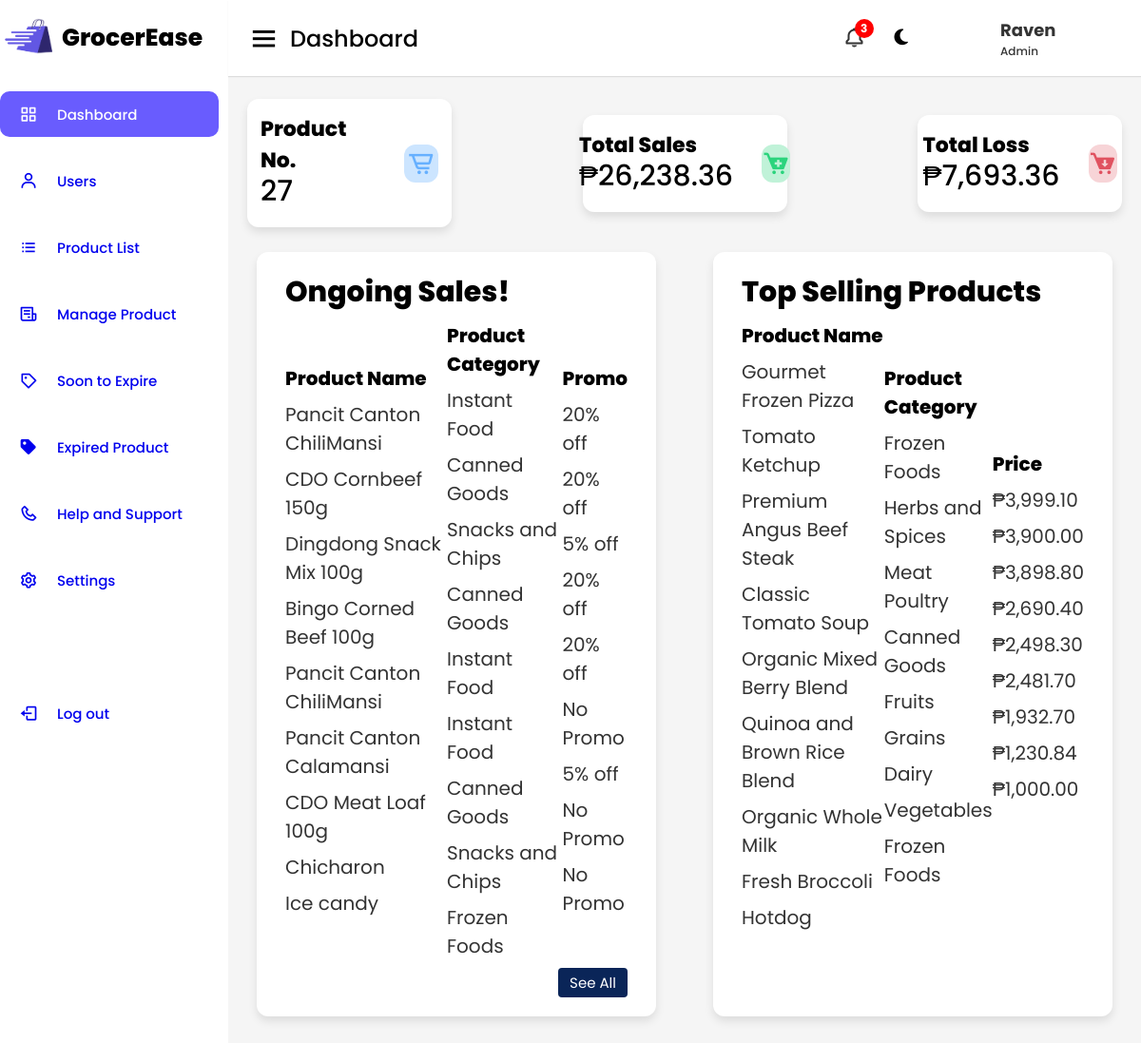
/grocerease.php (signed in), run on the app's committed database.
### tables this page shows
CREATE TABLE `users` (
  `id` int(11) NOT NULL,
  `name` varchar(50) NOT NULL,
  `email` varchar(100) NOT NULL,
  `password` varchar(255) NOT NULL,
  `code` text NOT NULL
);

CREATE TABLE `sold_items` (
  `id` int(11) NOT NULL,
  `prodID` int(11) DEFAULT NULL,
  `prodName` varchar(255) DEFAULT NULL,
  `prodAmountSold` decimal(10,2) DEFAULT NULL,
  `prodCate` varchar(255) NOT NULL,
  `soldPrice` decimal(10,2) NOT NULL,
  `soldDate` date DEFAULT NULL
);

### grocerease.php (the view, shortened to what this page needs)
<?php
    include 'config.php';
    $query = mysqli_query($conn, "SELECT * FROM users WHERE email='{$_SESSION['SESSION_EMAIL']}'");
    if (mysqli_num_rows($query) > 0) {
        $row = mysqli_fetch_assoc($query);
    }
?>
<!DOCTYPE php>
<php lang="en" dir="ltr">
  <head>
    <link rel="stylesheet" href="assets/css/grocerease.css" />
    <link href="https://unpkg.com/boxicons@2.0.7/css/boxicons.min.css" rel="stylesheet"/>
  </head>
  <body>
    <div class="sidebar">
      <div class="logo-details">
        <img src="assets/images/favicon.png" alt="Logo" />
        <span class="logo_name">GrocerEase</span>
      </div>
      <ul class="nav-links">
        <li>
          <a href="grocerease.php" class="active">
            <i class="bx bx-grid-alt"></i>
            <span class="links_name">Dashboard</span>
          </a>
        </li>
        <li>
          <a href="user-setting.php">
            <i class="bx bx-user"></i>
            <span class="links_name">Users</span>
          </a>
        </li>
        <li>
          <a href="product-list.php">
            <i class="bx bx-list-ul"></i>
            <span class="links_name">Product List</span>
          </a>
        </li>
        <li>
          <a href="manage.php">
            <i class="bx bx-receipt"></i>
            <span class="links_name">Manage Product</span>
          </a>
        </li>
        <li>
          <a href="soon-to-expire.php">
            <i class="bx bx-purchase-tag"></i>
            <span class="links_name">Soon to Expire</span>
          </a>
        </li>
        <li>
          <a href="expired-product.php">
            <i class="bx bxs-purchase-tag"></i>
            <span class="links_name">Expired Product</span>
          </a>
        </li>
        <li>
          <a href="help-support.php">
            <i class="bx bx-phone"></i>
            <span class="links_name">Help and Support</span>
          </a>
        </li>
        <li>
          <a href="settings.php">
            <i class="bx bx-cog"></i>
            <span class="links_name">Settings</span>
          </a>
        </li>
        <li class="log_out">
          <a href="#">
            <i class="bx bx-log-out"></i>
            <span class="links_name">Log out</span>
          </a>
        </li>
      </ul>
    </div>
    <section class="home-section">
      <nav>
        <div class="sidebar-button">
          <i class="bx bx-menu sidebarBtn"></i>
          <span class="dashboard">Dashboard</span>
        </div>
        <div class="three-box">
            <div class="notifications">
                <div class="notification-icon">
                    <i class="bx bx-bell"></i>
                    <span class="notification-count">3</span>
                </div>
            </div>
          <div id="dark-mode-icon" title="Toggle Dark/Light Mode">
            <i class="fa-solid fa-moon"></i>
          </div>
          <div class="profile-details">
            <img id="user-profile-icon" src="assets/images/default-icon.png" alt="User Profile Icon">
            <div class="names">
              <span id="user-name" class="user_name"><?php echo $row['name']; ?></span>
              <span class="admin_name">Admin</span>
            </div>
          </div>
        </div>
      </nav>
      <div class="home-content">
        <div class="overview-boxes">
          <div class="box">
              <div class="right-side">
                  <div class="box-topic">Product No.</div>
                  <?php
                  $countQuery = "SELECT COUNT(*) AS totalProducts FROM manage_product";
                  $countResult = mysqli_query($conn, $countQuery);
                  if ($countResult && mysqli_num_rows($countResult) > 0) {
                      $countRow = mysqli_fetch_assoc($countResult);
                      $totalProducts = $countRow['totalProducts'];
                  } else {
                      $totalProducts = 0;
                  }
                  ?>
                  <div class="number"><?php echo $totalProducts; ?></div>
              </div>
              <i class="bx bx-cart-alt cart"></i>
          </div>
          <div class="box">
            <div class="right-side">
              <div class="box-topic">Total Sales</div>
              <?php
              include 'config.php';
              $totalSalesQuery = "SELECT SUM(soldPrice) AS totalSales FROM sold_items";
              $totalSalesResult = mysqli_query($conn, $totalSalesQuery);
              if ($totalSalesResult && mysqli_num_rows($totalSalesResult) > 0) {
                $totalSalesRow = mysqli_fetch_assoc($totalSalesResult);
                $totalSales = $totalSalesRow['totalSales'];
              } else {
                $totalSales = 0;
              }
              ?>
              <div class="number">₱<?php echo number_format($totalSales, 2); ?></div>
            </div>
            <i class="bx bxs-cart-add cart two"></i>
          </div>
          <div class="box">
        <div class="right-side">
            <div class="box-topic">Total Loss</div>
            <?php
            $totalLossQuery = "SELECT SUM(prodPrice * prodQuan) AS totalLoss FROM drop_items";
            $totalLossResult = mysqli_query($conn, $totalLossQuery);
            if ($totalLossResult && mysqli_num_rows($totalLossResult) > 0) {
                $totalLossRow = mysqli_fetch_assoc($totalLossResult);
                $totalLoss = $totalLossRow['totalLoss'];
            } else {
                $totalLoss = 0;
            }
            ?>
            <div class="number">₱<?php echo number_format($totalLoss, 2); ?></div>
        </div>
        <i class="bx bxs-cart-download cart four"></i>
    </div>
        </div>
    <div class="sales-boxes">
        <div class="recent-sales box">
            <div class="title">Ongoing Sales!</div>
            <div class="sales-details">
                <ul class="details">
                    <li class="topic">Product Name</li>
                    <?php
                    $expiringSoonQuery = "SELECT prodName FROM manage_product WHERE expiDate >= CURDATE() ORDER BY expiDate ASC LIMIT 9";
                    $expiringSoonResult = mysqli_query($conn, $expiringSoonQuery);
                    while ($row = mysqli_fetch_assoc($expiringSoonResult)) {
                        echo "<li><a href='#'>{$row['prodName']}</a></li>";
                    }
                    ?>
                </ul>
                <ul class="details">
                    <li class="topic">Product Category</li>
                    <?php
                    mysqli_data_seek($expiringSoonResult, 0);
                    while ($row = mysqli_fetch_assoc($expiringSoonResult)) {
                        $productDetailsQuery = "SELECT prodCate, prodPromo FROM manage_product WHERE prodName = '{$row['prodName']}'";
                        $productDetailsResult = mysqli_query($conn, $productDetailsQuery);
                        $details = mysqli_fetch_assoc($productDetailsResult);
                        echo "<li><a href='#'>{$details['prodCate']}</a></li>";
                    }
                    ?>
                </ul>
                <ul class="details">
                    <li class="topic">Promo</li>
                    <?php
                    mysqli_data_seek($expiringSoonResult, 0);
                    while ($row = mysqli_fetch_assoc($expiringSoonResult)) {
                        $productDetailsQuery = "SELECT prodPromo FROM manage_product WHERE prodName = '{$row['prodName']}'";
                        $productDetailsResult = mysqli_query($conn, $productDetailsQuery);
                        $details = mysqli_fetch_assoc($productDetailsResult);
                        echo "<li><a href='#'>";
                        echo empty($details['prodPromo']) ? "No Promo" : $details['prodPromo'] . "% off";
                        echo "</a></li>";
                    }
                    ?>
                </ul>
            </div>
            <div class="button">
                <a href="soon-to-expire.php">See All</a>
            </div>
        </div>
          <div class="top-sales box">
              <div class="title">Top Selling Products</div>
              <div class="top-sales-details">
                  <ul class="details">
                      <li class="topic">Product Name</li>
                      <?php
                      $topProductsQuery = "SELECT prodName, prodCate, soldPrice FROM sold_items ORDER BY soldPrice DESC LIMIT 9";
                      $topProductsResult = mysqli_query($conn, $topProductsQuery);
                      while ($row = mysqli_fetch_assoc($topProductsResult)) {
                          echo "<li><a href='#'>{$row['prodName']}</a></li>";
                      }
                      ?>
                  </ul>
                  <ul class="details">
                      <li class="topic">Product Category</li>
                      <?php
                      mysqli_data_seek($topProductsResult, 0);
                      while ($row = mysqli_fetch_assoc($topProductsResult)) {
                          echo "<li><a href='#'>{$row['prodCate']}</a></li>";
                      }
                      ?>
                  </ul>
                  <ul class="details">
                      <li class="topic">Price</li>
                      <?php
                      mysqli_data_seek($topProductsResult, 0);
                      while ($row = mysqli_fetch_assoc($topProductsResult)) {
                          echo "<li><a href='#'>₱" . number_format($row['soldPrice'], 2) . "</a></li>";
                      }
                      ?>
                  </ul>
              </div>
          </div>
      </div>
    </section>
  </body>
</php>

### data on the page
users: name "Raven"
sold_items: prodName "Gourmet Frozen Pizza", prodCate "Frozen Foods", soldPrice "3,999.10"
sold_items: prodName "Tomato Ketchup", prodCate "Herbs and Spices", soldPrice "3,900.00"
sold_items: prodName "Premium Angus Beef Steak", prodCate "Meat Poultry", soldPrice "3,898.80"
sold_items: prodName "Classic Tomato Soup", prodCate "Canned Goods", soldPrice "2,690.40"
sold_items: prodName "Organic Mixed Berry Blend", prodCate "Fruits", soldPrice "2,498.30"
sold_items: prodName "Quinoa and Brown Rice Blend", prodCate "Grains", soldPrice "2,481.70"
sold_items: prodName "Organic Whole Milk", prodCate "Dairy", soldPrice "1,932.70"
sold_items: prodName "Fresh Broccoli", prodCate "Vegetables", soldPrice "1,230.84"
sold_items: prodName "Hotdog", prodCate "Frozen Foods", soldPrice "1,000.00"

### other printed values
$totalProducts "27"
$totalSales "26,238.36"
$totalLoss "7,693.36"
$row['prodName'] "Pancit Canton ChiliMansi"
$row['prodName'] "CDO Cornbeef 150g"
$row['prodName'] "Dingdong Snack Mix 100g"
$row['prodName'] "Bingo Corned Beef 100g"
$row['prodName'] "Pancit Canton Calamansi"
$row['prodName'] "CDO Meat Loaf 100g"
$row['prodName'] "Chicharon"
$row['prodName'] "Ice candy"
$details['prodCate'] "Instant Food"
$details['prodCate'] "Canned Goods"
$details['prodCate'] "Snacks and Chips"
$details['prodCate'] "Frozen Foods"
